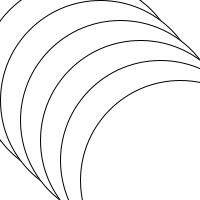
Frame 1 (no input)
Frame 60 (the mouse pressed at the canvas centre just before this capture): identical to frame 1, image omitted
Frame 120 (the mouse held since frame 60 and released just before this capture): identical to frame 1, image omitted

The Processing sketch that drew this single still picture (run headless with seeded random() and noise(); from frame 60 on, the mouse is pressed at the canvas centre):

// Processing sketch: processing_9215
// ── processing_9215.pde

void setup () {
  size (200,200);
}
void draw () {
background(255);
float w= 0;
while(w<height && w<width) {
  stroke(0);
  ellipse(w,w,width,height);
  w = w + 20;
}

}





/*void setup () {
  size (200,200);
}
void draw () {
background(255);
float w= 0;
while(w<height && w<width) {
  stroke(0);
  ellipse(w,w+1,10,100);
  w = w + 20;
}

}
*/
